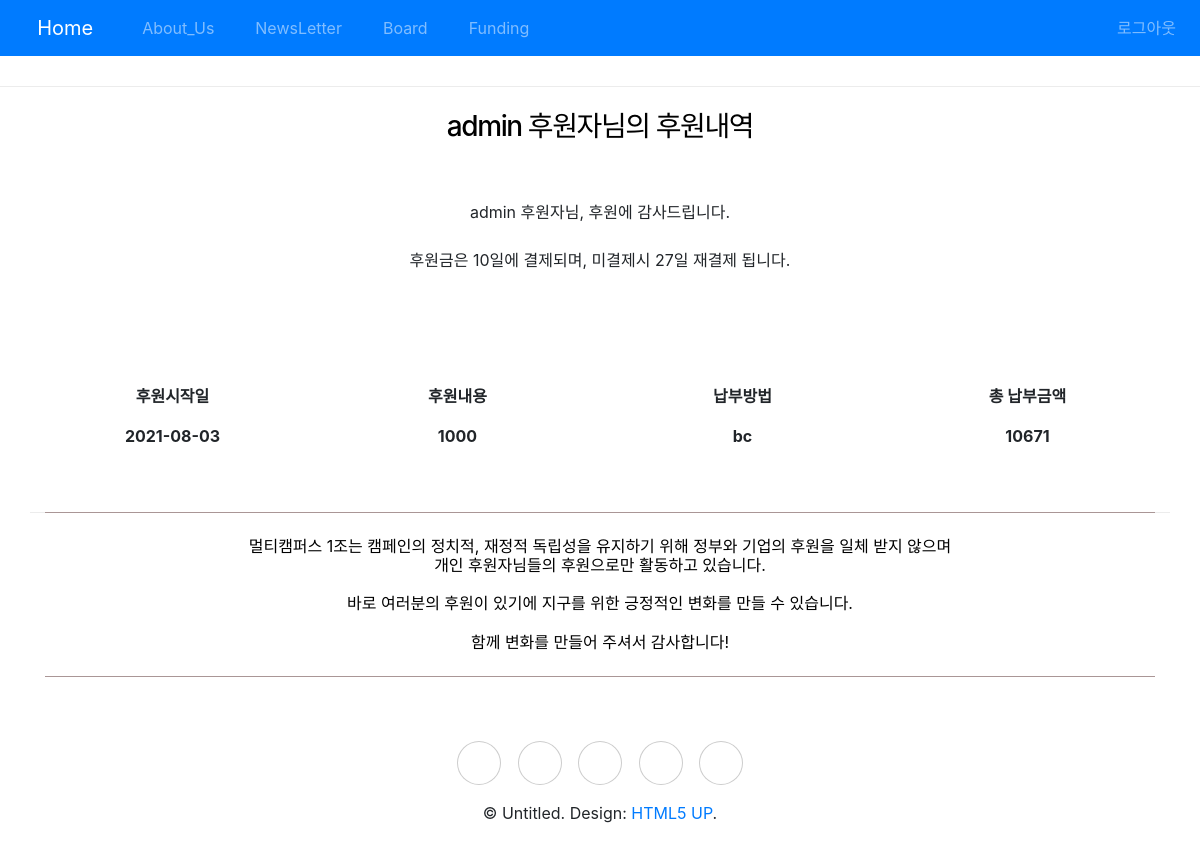
The app's page /donation/donationF/6 (signed in) with its own data.
### donation/models.py (models this page shows, shortened)
class Donation(models.Model):
    choice_card = {
        ('shinhan', '신한'),
        ('woori', '우리'),
        ('hana', '하나'),
        ('kB', '국민'),
    }
    user = models.ForeignKey(User,on_delete=models.CASCADE, blank=True, null=True )
    amount = models.IntegerField("금액",default=0)
    card = models.CharField("카드사", max_length=10, choices = choice_card)
    card_num = models.IntegerField("카드번호",default=0)
    create_dt = models.DateField('CREATE DATE', auto_now_add=True,null=True, blank=True)

### donation/views.py (the view)
# urls.py: path('donationF/<int:pk>',FinalDetailView.as_view(), name='donation_fin'),
class FinalDetailView(DetailView):
    model = Donation
    template_name = 'donation/End.html'
    def get_context_data(self, **kwargs):
        context = super().get_context_data(**kwargs)  # context['object']
        total = 0
        rows = Donation.objects.filter(user=self.request.user)
        for i in rows:
            total += i.amount
        context['total'] = total
        return context

### donation/templates/donation/End.html (shortened to what this page needs)
{% extends 'base.html' %}
{% block content %}
<head>
  <link rel="stylesheet" href="https://stackpath.bootstrapcdn.com/bootstrap/4.3.1/css/bootstrap.min.css"
>
</head>
<body>
  <div class ="text-center">
    <br>
    <h3>{{user}} 후원자님의 후원내역</h3>
    <br><br>
      {{user}} 후원자님, 후원에 감사드립니다.
      </br><br>
      후원금은 10일에 결제되며, 미결제시 27일 재결제 됩니다.
  </div>
  <br><br><br>
  <div class="container text-center">
    <div class="row">
          <div class="col-md-3 font-weight-bold">
            <p><i class="far fa-calendar-check"></i></p>
            <p>후원시작일</p>
            <p>{{object.create_dt|date:"Y-m-d"}}</p>
          </div>
          <div class="col-md-3 font-weight-bold">
            <p><i class="far fa-money-bill-alt"></i></p>
            <p>후원내용</p>
            <p>{{object.amount}}</p>
          </div>
          <div class="col-md-3 font-weight-bold">
            <p><i class="fas fa-credit-card"></i></p>
            <p>납부방법</p>
            <p>{{object.get_card_display}}</p>
          </div>
          <div class="col-md-3 font-weight-bold">
            <p><i class="fas fa-credit-card"></i></p>
            <p>총 납부금액</p>
            <p>{{total}}</p>
          </div>
        </div>
      </div>
    </div>
  </div>
  <br><br>
  <div class="container">
    <p class="c1">
      멀티캠퍼스 1조는 캠페인의 정치적, 재정적 독립성을 유지하기 위해 정부와 기업의 후원을 일체 받지 않으며<br>
      개인 후원자님들의 후원으로만 활동하고 있습니다.<br><br>
      바로 여러분의 후원이 있기에 지구를 위한 긍정적인
      변화를 만들 수 있습니다. <br><br>
      함께 변화를 만들어 주셔서 감사합니다!
    </p>
  </div>
</body>
</html>
{% endblock%}

### donation/templates/donation/End.html (style rules this page uses)
p.c1 { display: block; margin: 0; width: 100%; line-height: 120%; padding: 24px 0; border-color: #aa9696; border-width: 1px 0; border-style: solid; color: #000000; text-align: center; }

### records on screen
Donation: create_dt "2021-08-03", amount "1000", card "bc"

### other values on screen
{{ user }} "admin"
{{ total }} "10671"
